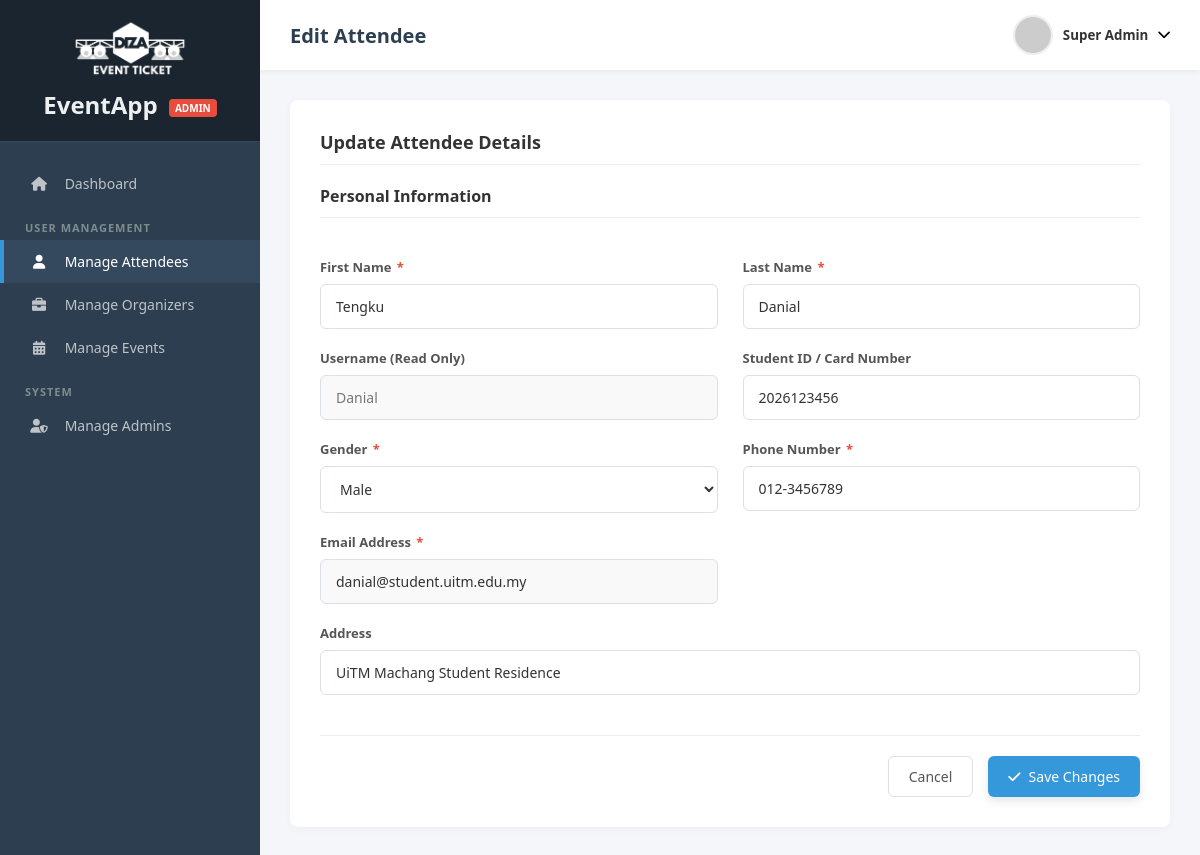
The page /manage-attendees-edit.php?id=3 (signed in) on the database its author committed.
### tables this page shows
CREATE TABLE attendee_details (
    user_id INT PRIMARY KEY,
    student_id VARCHAR(50) DEFAULT NULL,
    preferred_category VARCHAR(100) DEFAULT NULL,
    FOREIGN KEY (user_id) REFERENCES users(id) ON DELETE CASCADE
);

CREATE TABLE users (
    id INT AUTO_INCREMENT PRIMARY KEY,
    username VARCHAR(50) NOT NULL UNIQUE,
    password_hash VARCHAR(255) NOT NULL,  
    first_name VARCHAR(100) NOT NULL,
    last_name VARCHAR(100) NOT NULL,
    email VARCHAR(100) NOT NULL UNIQUE,
    phone_number VARCHAR(20),
    gender ENUM('Male', 'Female', 'Other'),
    address TEXT,
    role ENUM('admin', 'organizer', 'attendee') NOT NULL,
    status ENUM('active', 'banned') DEFAULT 'active',
    created_at TIMESTAMP DEFAULT CURRENT_TIMESTAMP
);

### manage-attendees-edit.php (the view, shortened to what this page needs)
<?php
require_once("connection.php");
$currentUser = $_SESSION['user'];
$attendeeId = (int)$_GET['id'];
$query = "SELECT u.*, a.student_id FROM users u
          LEFT JOIN attendee_details a ON u.id = a.user_id
          WHERE u.id = ? AND u.role = 'attendee' LIMIT 1";
$stmt = mysqli_prepare($conn, $query);
mysqli_stmt_bind_param($stmt, "i", $attendeeId);
mysqli_stmt_execute($stmt);
$attendee = mysqli_fetch_assoc(mysqli_stmt_get_result($stmt));
?>
<!DOCTYPE html>
<html lang="en">
<head>
    <link rel="stylesheet" href="https://cdnjs.cloudflare.com/ajax/libs/font-awesome/6.0.0/css/all.min.css">
    <link rel="stylesheet" href="css/styledashboard.css?v=2">
</head>
<body class="admin-theme">
    <div class="dashboard-container">
        <aside class="sidebar">
            <div class="brand">
                <img src="images/DIZAET_LogoWhite.png" alt="DIZAET Logo" class="brand-logo">
                <h2>EventApp <span class="badge">ADMIN</span></h2>
            </div>
            <ul class="nav-links">
                <li><a href="admin-dashboard.php"><i class="fas fa-home"></i> Dashboard</a></li>
                <li class="menu-header">User Management</li>
                <li class="active"><a href="manage-attendees.php"><i class="fas fa-user"></i> Manage Attendees</a></li>
                <li><a href="manage-organizers.php"><i class="fas fa-briefcase"></i> Manage Organizers</a></li>
                <li><a href="manage-events.php"><i class="fas fa-calendar-alt"></i> Manage Events</a></li>
                <li class="menu-header">System</li>
                <li><a href="manage-admins.php"><i class="fas fa-user-shield"></i> Manage Admins</a></li>
            </ul>
        </aside>
        <main class="main-content">
            <header class="top-bar">
                <div class="page-title"><h1>Edit Attendee</h1></div>
                <div class="user-menu">
                    <button class="user-btn" onclick="toggleDropdown()">
                        <img src="https://ui-avatars.com/api?name=<?php echo urlencode($currentUser['first_name'] . '+' . $currentUser['last_name']); ?>" alt="Admin" class="avatar">
                        <span class="username"><?php echo htmlspecialchars($currentUser['first_name'] . ' ' . $currentUser['last_name']); ?></span>
                        <i class="fas fa-chevron-down"></i>
                    </button>
                </div>
            </header>
            <div class="content-padding">
                <div class="card card-padded">
                    <div class="card-header">
                        <h3>Update Attendee Details</h3>
                    </div>
                    <form action="manage-attendees-edit.php?id=<?php echo $attendeeId; ?>" method="POST" class="org-form">
                        <div class="form-section-title">Personal Information</div>
                        <div class="form-row">
                            <div class="form-group">
                                <label>First Name <span>*</span></label>
                                <input type="text" name="firstName" value="<?php echo htmlspecialchars($attendee['first_name']); ?>" class="form-input" required>
                            </div>
                            <div class="form-group">
                                <label>Last Name <span>*</span></label>
                                <input type="text" name="lastName" value="<?php echo htmlspecialchars($attendee['last_name']); ?>" class="form-input" required>
                            </div>
                        </div>
                        <div class="form-row">
                            <div class="form-group">
                                <label>Username (Read Only)</label>
                                <input type="text" name="username" value="<?php echo htmlspecialchars($attendee['username']); ?>" class="form-input" readonly style="background:#f9f9f9; color:#777;">
                            </div>
                            <div class="form-group">
                                <label>Student ID / Card Number</label>
                                <input type="text" name="studentId" value="<?php echo htmlspecialchars($attendee['student_id'] ?? ''); ?>" class="form-input">
                            </div>
                        </div>
                        <div class="form-row">
                            <div class="form-group">
                                <label>Gender <span>*</span></label>
                                <select name="gender" class="form-select">
                                    <option value="Male" <?php echo $attendee['gender'] === 'Male' ? 'selected' : ''; ?>>Male</option>
                                </select>
                            </div>
                            <div class="form-group">
                                <label>Phone Number <span>*</span></label>
                                <input type="tel" name="phone" value="<?php echo htmlspecialchars($attendee['phone_number']); ?>" class="form-input" required>
                            </div>
                        </div>
                        <div class="form-row">
                            <div class="form-group">
                                <label>Email Address <span>*</span></label>
                                <input type="email" value="<?php echo htmlspecialchars($attendee['email']); ?>" class="form-input" readonly style="background-color: #f9f9f9;">
                            </div>
                        </div>
                        <div class="form-group">
                            <label>Address</label>
                            <input type="text" name="address" value="<?php echo htmlspecialchars($attendee['address']); ?>" class="form-input">
                        </div>
                        <div class="form-actions">
                            <a href="manage-attendees.php" class="btn-cancel">Cancel</a>
                            <button type="submit" class="btn-primary"><i class="fas fa-check"></i> Save Changes</button>
                        </div>
                    </form>
                </div>
            </div>
        </main>
    </div>
</body>
</html>

### css/styledashboard.css (style rules this page uses)
* { margin: 0; padding: 0; box-sizing: border-box; font-family: 'Segoe UI', Tahoma, Geneva, Verdana, sans-serif; }
body { background-color: #f4f6f9; color: #333; }
a { text-decoration: none; color: inherit; }
ul { list-style: none; }
.dashboard-container { display: flex; min-height: 100vh; }
.sidebar { width: 260px; display: flex; flex-direction: column; position: fixed; height: 100%; left: 0; top: 0; color: #ecf0f1; transition: background 0.3s; }
.brand { padding: 20px; text-align: center; }
.brand-logo { width: 120px; height: auto; margin-bottom: 10px; display: block; margin-left: auto; margin-right: auto; }
.brand .badge { font-size: 10px; padding: 2px 6px; border-radius: 4px; vertical-align: middle; margin-left: 5px; font-weight: bold; }
.nav-links { margin-top: 20px; }
.menu-header { padding: 15px 25px 5px 25px; font-size: 11px; text-transform: uppercase; font-weight: bold; letter-spacing: 1px; }
.nav-links li a { display: block; padding: 12px 25px; transition: 0.3s; border-left: 4px solid transparent; font-size: 14px; }
.nav-links i { margin-right: 12px; width: 20px; text-align: center; }
.main-content { flex: 1; margin-left: 260px; display: flex; flex-direction: column; }
body.admin-theme .sidebar { background-color: #2c3e50; }
body.admin-theme .brand { background-color: #1a252f; border-bottom: 1px solid #34495e; }
body.admin-theme .brand .badge { background-color: #e74c3c; color: #fff; }
body.admin-theme .menu-header { color: #7f8c8d; }
body.admin-theme .nav-links li a { color: #bdc3c7; }
body.admin-theme .nav-links li a:hover, body.admin-theme .nav-links li.active a { background-color: #34495e; color: white; border-left: 4px solid #3498db; }
body.admin-theme .page-title h1 { color: #2c3e50; }
body.admin-theme .btn-primary, body.admin-theme .btn-create { background-color: #3498db; color: white; }
.top-bar { background-color: white; height: 70px; display: flex; justify-content: space-between; align-items: center; padding: 0 30px; box-shadow: 0 2px 5px rgba(0,0,0,0.05); }
.page-title h1 { font-size: 20px; font-weight: 600; }
.user-menu { position: relative; }
.user-btn { background: none; border: none; display: flex; align-items: center; cursor: pointer; gap: 10px; }
.avatar { width: 40px; height: 40px; border-radius: 50%; object-fit: cover; border: 2px solid #eee; }
.username { font-weight: 600; color: #333; }
.content-padding { padding: 30px; }
.card { background: white; border-radius: 8px; box-shadow: 0 2px 10px rgba(0,0,0,0.03); overflow: hidden; margin-bottom: 25px; }
.card.card-padded { padding: 30px; }
.btn-primary, .btn-create, .btn-submit, .btn-save { border: none; padding: 10px 20px; border-radius: 6px; cursor: pointer; font-size: 14px; transition: 0.2s; display: inline-flex; align-items: center; gap: 8px; box-shadow: 0 4px 10px rgba(0,0,0,0.1); }
.btn-cancel, .btn-outline { background-color: white; color: #555; border: 1px solid #dcdfe6; padding: 10px 20px; border-radius: 6px; cursor: pointer; font-size: 14px; transition: 0.2s; }
.card-header { margin-bottom: 20px; border-bottom: 1px solid #ecf0f1; padding-bottom: 10px; display: flex; justify-content: space-between; align-items: center; }
.card-header h3 { font-size: 18px; color: inherit; }
.org-form, .admin-form { display: flex; flex-direction: column; gap: 20px; }
.form-row { display: grid; grid-template-columns: 1fr 1fr; gap: 25px; margin-bottom: 0px; }
.form-group { margin-bottom: 0px; display: flex; flex-direction: column; }
.form-label, .form-group label { display: block; font-size: 13px; font-weight: 600; color: #555; margin-bottom: 8px; }
.form-label span, label span { color: #e74c3c; margin-left: 2px; }
.form-input, .form-select, .form-textarea { width: 100%; padding: 12px 15px; border: 1px solid #dcdfe6; border-radius: 6px; font-size: 14px; color: #333; outline: none; transition: 0.3s; background-color: white; }
.form-section-title { font-size: 16px; font-weight: 600; color: inherit; margin-bottom: 20px; border-bottom: 1px solid #eee; padding-bottom: 10px; margin-top: 10px; }
.form-section-title:first-child { margin-top: 0; }
.form-actions { display: flex; gap: 15px; margin-top: 20px; justify-content: flex-end; border-top: 1px solid #eee; padding-top: 20px; }

### rows shown on the page
attendee_details: firstName "Tengku", lastName "Danial", username "Danial", studentId "2026123456", phone "012-3456789", user_id.email "danial@student.uitm.edu.my", address "UiTM Machang Student Residence"
users: gender "Male"

### other values the page prints
$currentUser['first_name'] . ' ' . $currentUser['last_name'] "Super Admin"
